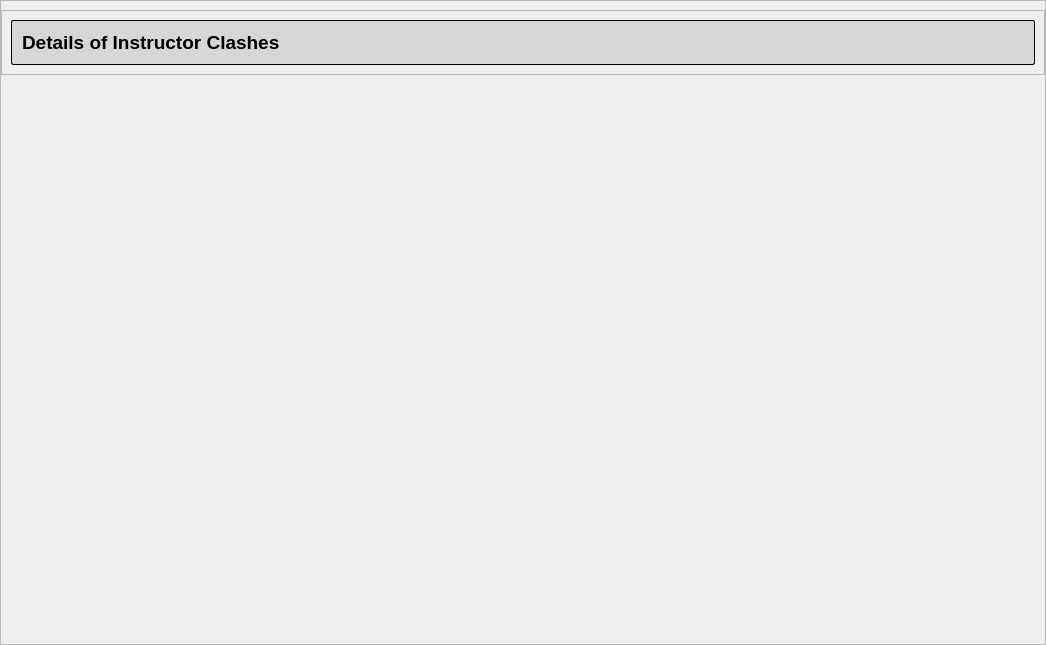
                      <widget class="QWidget" name="scrollAreaWidgetContents_3">
                       <property name="geometry">
                        <rect>
                         <x>0</x>
                         <y>0</y>
                         <width>1046</width>
                         <height>645</height>
                        </rect>
                       </property>
                       <layout class="QHBoxLayout" name="horizontalLayout_53">
                        <property name="leftMargin">
                         <number>0</number>
                        </property>
                        <property name="topMargin">
                         <number>0</number>
                        </property>
                        <property name="rightMargin">
                         <number>0</number>
                        </property>
                        <property name="bottomMargin">
                         <number>0</number>
                        </property>
                        <item>
                         <widget class="QFrame" name="frame_58">
                          <property name="sizePolicy">
                           <sizepolicy hsizetype="Preferred" vsizetype="Expanding">
                            <horstretch>0</horstretch>
                            <verstretch>0</verstretch>
                           </sizepolicy>
                          </property>
                          <property name="frameShape">
                           <enum>QFrame::StyledPanel</enum>
                          </property>
                          <property name="frameShadow">
                           <enum>QFrame::Raised</enum>
                          </property>
                          <layout class="QHBoxLayout" name="horizontalLayout_54">
                           <property name="leftMargin">
                            <number>0</number>
                           </property>
                           <property name="rightMargin">
                            <number>0</number>
                           </property>
                           <property name="bottomMargin">
                            <number>0</number>
                           </property>
                           <item alignment="Qt::AlignTop">
                            <widget class="QFrame" name="frame_59">
                             <property name="styleSheet">
                              <string notr="true">QFrame#frame_52 {border: 1px solid black;}</string>
                             </property>
                             <property name="frameShape">
                              <enum>QFrame::StyledPanel</enum>
                             </property>
                             <property name="frameShadow">
                              <enum>QFrame::Raised</enum>
                             </property>
                             <layout class="QVBoxLayout" name="verticalLayout_25">
                              <item alignment="Qt::AlignTop">
                               <widget class="QLabel" name="label_13">
                                <property name="styleSheet">
                                 <string notr="true">font-size: 19px;
font-weight: 600;
background-color: rgb(216, 215, 215);
padding: 5px;
padding-bottom: 10px;
padding-top: 10px;
border-radius: 2px;
border: 1px solid black;</string>
                                </property>
                                <property name="text">
                                 <string>Details of Instructor Clashes</string>
                                </property>
                               </widget>
                              </item>
                             </layout>
                            </widget>
                           </item>
                          </layout>
                         </widget>
                        </item>
                       </layout>
                      </widget>
